Frame 1 (no input): blank canvas, image omitted
Frame 60 (the mouse pressed at the canvas centre just before this capture): blank canvas, image omitted
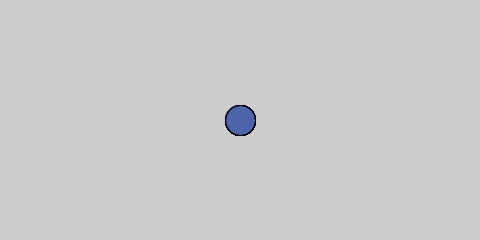
Frame 120 (the mouse held since frame 60 and released just before this capture)

The Processing sketch whose frames 1 and 60 were blank and that drew this single picture after the mouse press (run headless with seeded random() and noise(); from frame 60 on, the mouse is pressed at the canvas centre):

// Processing sketch: processing_91131
// ── processing_91131.pde

void setup(){
  size(480, 240);
  smooth();
}

void draw() {
  //background(255);
  if (mousePressed){ //change the color when I click the mouse
    ellipse(mouseX,mouseY,30,30);
    fill(random(0,255),random(0,255),random(0,255),120);
  }
}
